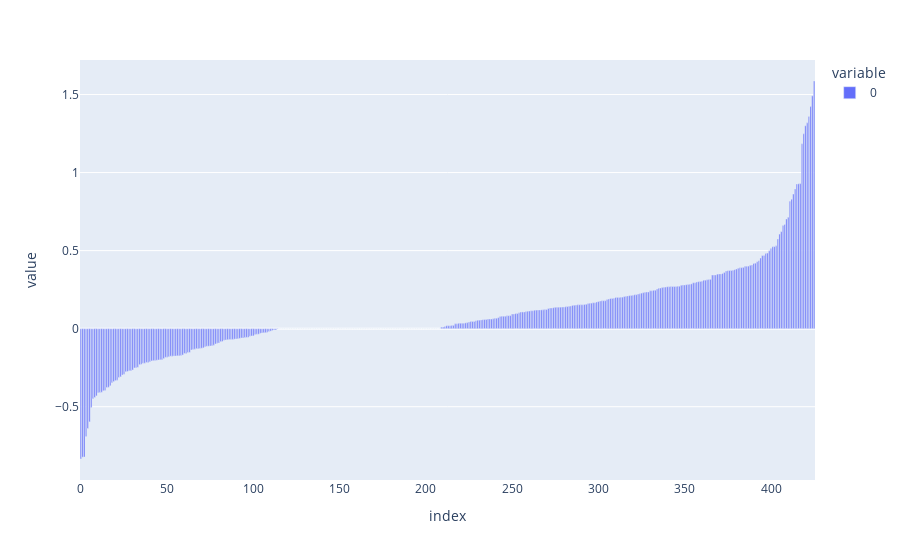

Notebook source saved alongside this figure:
### Code cell
### Basic
px.bar(sorted(pair_basic_all_sequrities))

### Figure 1 — Plotly figure (JSON) as saved in the notebook; plotly's stock layout.template omitted (floating-point values rounded to 4 significant figures; data arrays with more than 128 entries replaced by an {"elided": "..."} marker saying what was removed)
{"data": [{"alignmentgroup": "True", "hovertemplate": "variable=0<br>index=%{x}<br>value=%{y}<extra></extra>", "legendgroup": "0", "marker": {"color": "#636efa", "pattern": {"shape": ""}}, "name": "0", "offsetgroup": "0", "orientation": "v", "showlegend": true, "textposition": "auto", "type": "bar", "x": {"elided": "426 int values"}, "xaxis": "x", "y": {"elided": "426 float values"}, "yaxis": "y"}], "layout": {"barmode": "relative", "legend": {"title": {"text": "variable"}, "tracegroupgap": 0}, "margin": {"t": 60}, "xaxis": {"anchor": "y", "domain": [0, 1], "title": {"text": "index"}}, "yaxis": {"anchor": "x", "domain": [0, 1], "title": {"text": "value"}}}}
